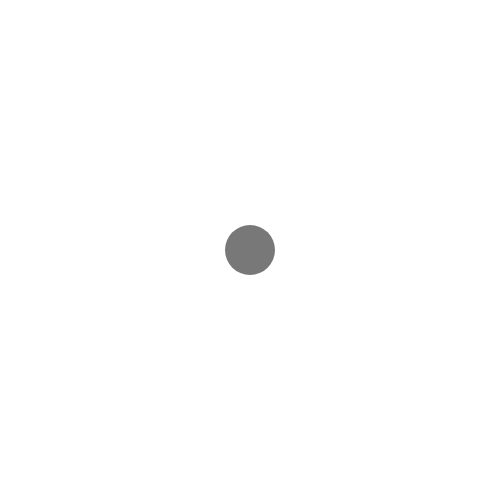
Frame 1 (no input)
Frame 60 (no input): identical to frame 1, image omitted
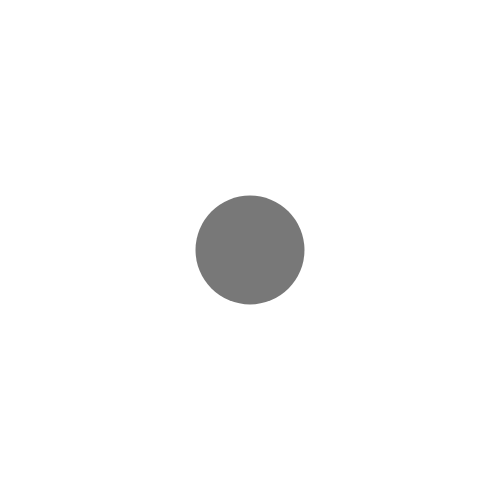
Frame 120 (the mouse pressed at the canvas centre since frame 60)

The p5.js sketch that drew these frames (run headless with seeded random() and noise() and a simulated clock; from frame 60 on, the mouse is pressed at the canvas centre):

// p5.js sketch
// ── sketch.js
var x = 250;
var y = 250;
var w = 50;
function setup() {
  createCanvas(500, 500);
  background(255);
  noStroke();
}
function draw() {
  background(255);
  fill(120);
  ellipse(x, y, w, w);
  distance = dist(x, y, mouseX, mouseY);
  if (distance < w / 2) {
    w += 1;
  } else {
    w = 50;
  }
}
